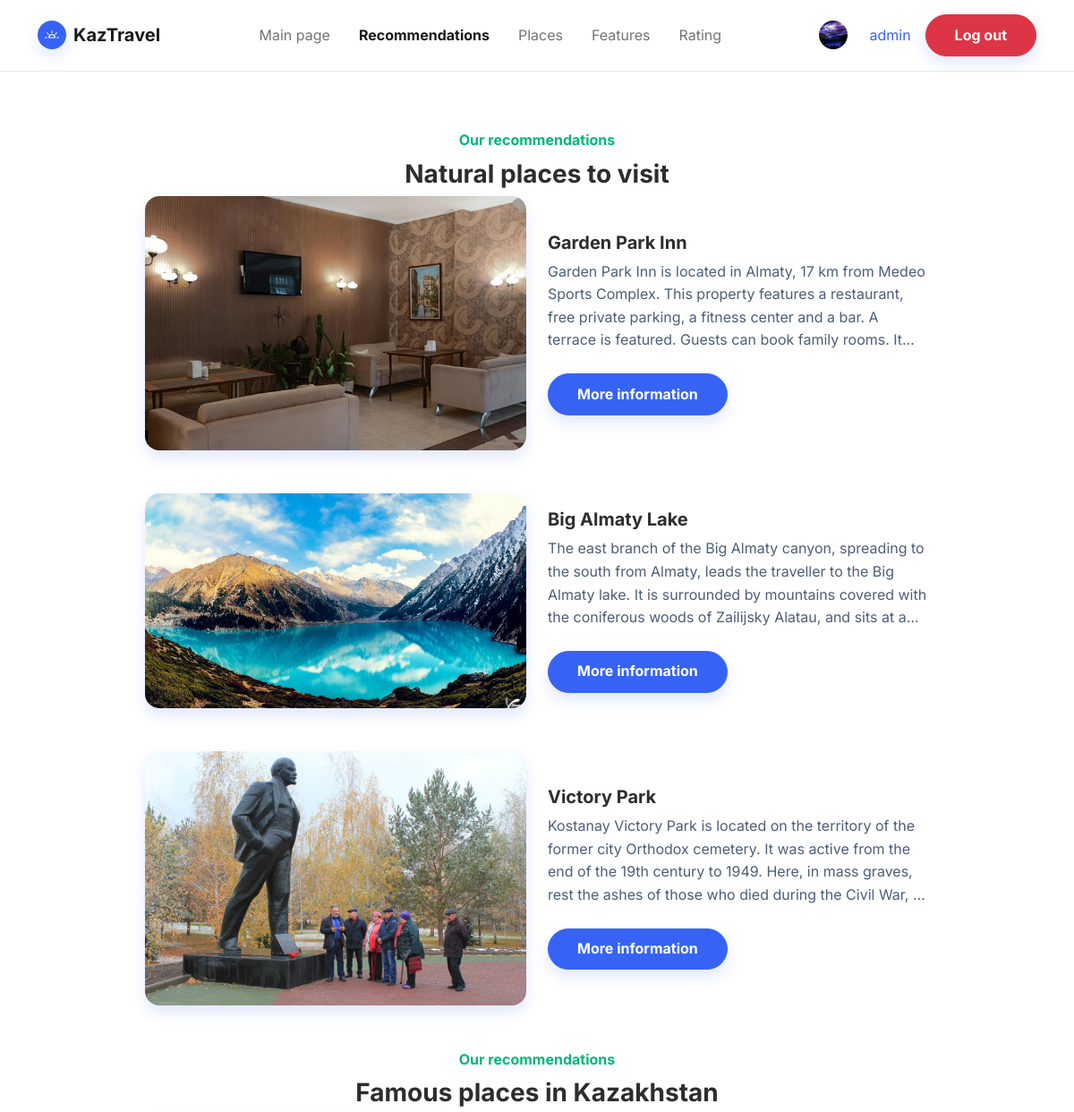
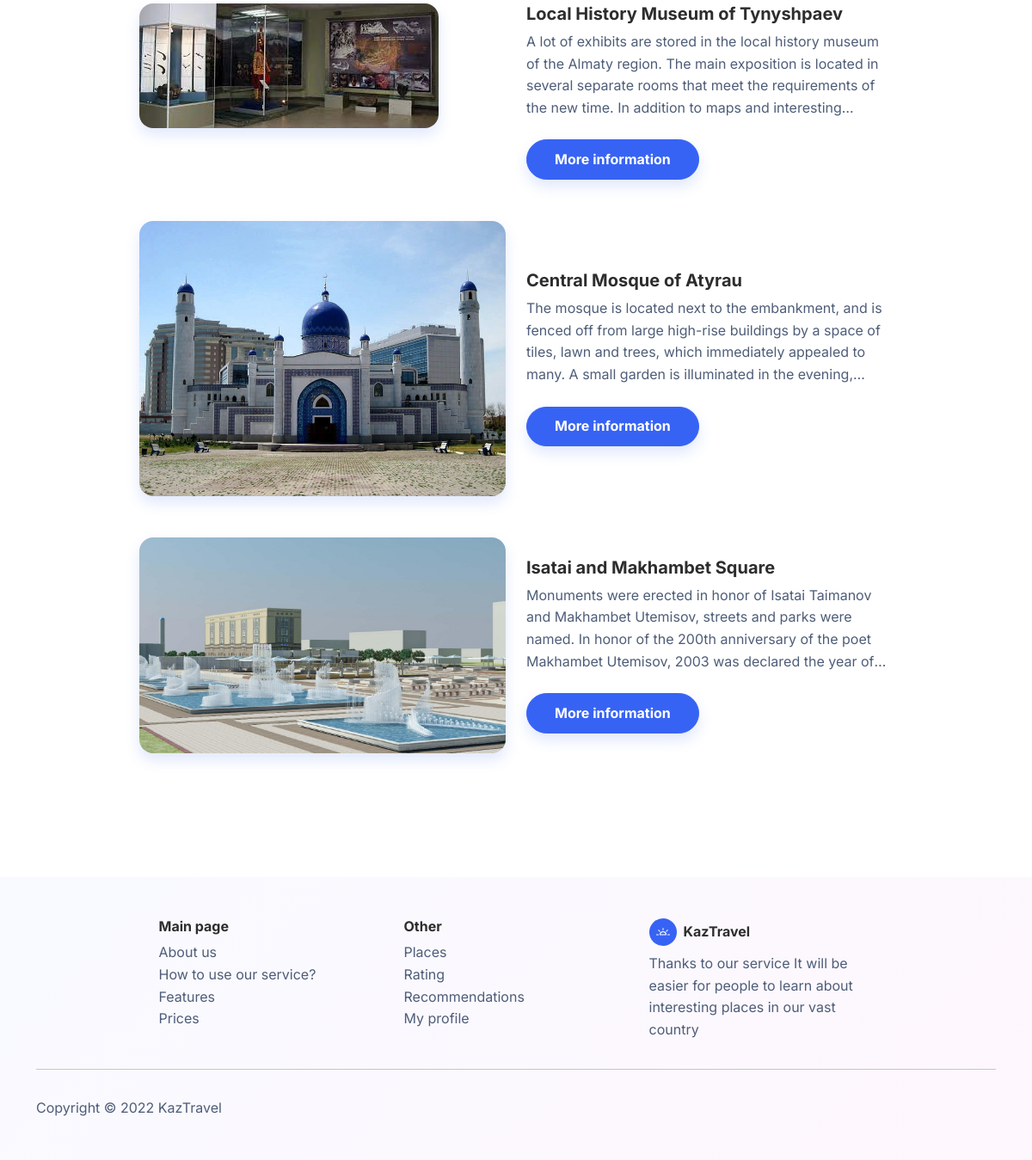
The page /recommendations (signed in) on the database its author committed (2 pictures, top to bottom).
### project/models.py (models this page shows, shortened)
class Profile(models.Model):
    user = models.OneToOneField(User, on_delete=models.CASCADE)
    username = models.CharField(max_length=25, default='user')
    firstname = models.CharField(max_length=25, default='firstname', blank=False)
    lastname = models.CharField(max_length=25, default='lastname', blank=False)
    auth_token = models.CharField(max_length=100)
    is_verified = models.BooleanField(default=False)
    created_at = models.DateTimeField(auto_now_add=True)
    avatar = ImageField(verbose_name='Photo', null=True, max_length=100, upload_to='images/avatars', default='images/avatars/user.webp')

class Places(models.Model):
    name = models.TextField(verbose_name='Name:', max_length=300)
    description = models.TextField(verbose_name='Description:', max_length=1000)
    price = models.TextField(verbose_name='Price:', max_length=50)
    city = models.CharField(verbose_name='City', choices=City, max_length=40)
    type = models.CharField(verbose_name='Type', choices=Type, max_length=40)
    recommend_1 = models.BooleanField(default=False)
    recommend_2 = models.BooleanField(default=False)
    visits = models.IntegerField(default=0)
    pic = ImageField(verbose_name='Picture', null=True, blank=True, max_length=100, upload_to='images/places', default='images/places/default_place.png')
    class Meta:
        verbose_name = 'Place'
        verbose_name_plural = 'Places'

### project/views.py (the view)
# urls.py: path('recommendations', recommendations, name="recommendations"),
@login_required(login_url='/login/')
def recommendations(request):
    context = {
        'profile': Profile.objects.filter(username=request.user.username).first(),
        'places_1': Places.objects.filter(recommend_1='True').all()[:5],
        'places_2': Places.objects.filter(recommend_2='True').all()[:5]
    }
    return render(request, 'recommendations.html', context)

### project/templates/recommendations.html (shortened to what this page needs)
<!doctype html>
<html lang="en">
<head>
    {% load static %}
    <link href="https://cdn.jsdelivr.net/npm/bootstrap@5.1.3/dist/css/bootstrap.min.css" rel="stylesheet">
     <link href="{% static 'css/recomendations.css' %}" rel="stylesheet" type="text/css">
     <link href="{% static 'css/bootstrap.min.css' %}" rel="stylesheet" type="text/css">
</head>
<body>
<nav class="navbar navbar-light navbar-expand-md fixed-top navbar-shrink py-3" id="mainNav">
    <div class="container"><a class="navbar-brand d-flex align-items-center" href="/"><span
            class="bs-icon-sm bs-icon-circle bs-icon-primary shadow d-flex justify-content-center align-items-center me-2 bs-icon"></span><span>KazTravel</span></a>
        <div class="collapse navbar-collapse" id="navcol-1">
            <ul class="navbar-nav mx-auto">
                <li class="nav-item"><a class="nav-link" href="/">Main page</a></li>
                <li class="nav-item"><a class="nav-link active" href="/recommendations">Recommendations</a></li>
                <li class="nav-item"><a class="nav-link" href="/places">Places</a></li>
                <li class="nav-item"><a class="nav-link" href="/#features">Features</a></li>
                <li class="nav-item"><a class="nav-link" href="/rating">Rating</a></li>
            </ul>
           {% if not request.user.is_authenticated%}
            <a class="btn btn-primary shadow" role="button" href="/register">Sign up</a>
            {% else %}
            <a title="My profile" href="/profile"><img style="margin-left: 15px;" src="{{MEDIA_URL}}{{ profile.avatar.url}}" alt="" width="32" height="32" class="rounded-circle me-2"></a>
            <a title="My profile" href="/profile"><span class="nav-link">{{ request.user }}</span></a>
            <a class="btn btn-danger shadow" role="button" href="/logout">Log out</a>
            {% endif %}
        </div>
    </div>
</nav>
  <section class="py-5 mt-5">
    <div class="container py-5">
      <p class="fw-bold text-success mb-2" style="text-align: center;">Our recommendations</p>
      <h3 class="fw-bold" style="text-align: center;">Natural places to visit</h3>
       {% for i in places_1.all %}
      <div class="row row-cols-1 row-cols-md-2 mx-auto" style="max-width: 900px;">
        <div class="col mb-5"><img class="rounded img-fluid shadow" src="{{MEDIA_URL}}{{ i.pic.url}}"></div>
        <div class="col d-md-flex align-items-md-end align-items-lg-center mb-5">
          <div>
            <h5 class="fw-bold">{{ i.name }}</h5>
            <p class="text-muted mb-4 text-lim">{{ i.description }}</p>
            <a href="{% url 'place_detail' i.id %}"><button class="btn btn-primary shadow" type="button">More information</button></a>
          </div>
        </div>
      </div>
      {% endfor %}
      <p class="fw-bold text-success mb-2" style="text-align: center;">Our recommendations</p>
      <h3 class="fw-bold" style="text-align: center;">Famous places in Kazakhstan</h3>
       {% for j in places_2.all %}
      <div class="row row-cols-1 row-cols-md-2 mx-auto" style="max-width: 900px;">
        <div class="col mb-5"><img class="rounded img-fluid shadow" src="{{MEDIA_URL}}{{ j.pic.url}}"></div>
        <div class="col d-md-flex align-items-md-end align-items-lg-center mb-5">
          <div>
            <h5 class="fw-bold">{{ j.name }}</h5>
            <p class="text-muted mb-4 text-lim">{{ j.description }}</p>
            <a href="{% url 'place_detail' j.id %}"><button class="btn btn-primary shadow" type="button">More information</button></a>
          </div>
        </div>
      </div>
      {% endfor %}
    </div>
  </section>
  <footer class="bg-primary-gradient">
    <div class="container py-4 py-lg-5">
        <div class="row justify-content-center">
            <div class="col-sm-4 col-md-3 text-center text-lg-start d-flex flex-column item">
                <h3 class="fs-6 fw-bold">Main page</h3>
                <ul class="list-unstyled">
                    <li><a href="/#about_us">About us</a></li>
                    <li><a href="/#how_to_use_our_service">How to use our service?</a></li>
                    <li><a href="/#features">Features</a></li>
                    <li><a href="/#prices">Prices</a></li>
                </ul>
            </div>
            <div class="col-sm-4 col-md-3 text-center text-lg-start d-flex flex-column item">
                <h3 class="fs-6 fw-bold">Other</h3>
                <ul class="list-unstyled">
                    <li><a href="/places">Places</a></li>
                    <li><a href="/rating">Rating</a></li>
                    <li><a href="/recommendations">Recommendations</a></li>
                    <li><a href="/profile">My profile</a></li>
                </ul>
            </div>
            <div
                    class="col-lg-3 text-center text-lg-start d-flex flex-column align-items-center order-first align-items-lg-start order-lg-last item social">
                <div class="fw-bold d-flex align-items-center mb-2"><span
                        class="bs-icon-sm bs-icon-circle bs-icon-primary d-flex justify-content-center align-items-center bs-icon me-2"></span><span>KazTravel</span></div>
                <p class="text-muted copyright">Thanks to our service It will be easier for people to learn about interesting places in our vast country<br></p>
            </div>
        </div>
        <hr>
        <div class="text-muted d-flex justify-content-between align-items-center pt-3">
            <p class="mb-0">Copyright © 2022 KazTravel</p>
        </div>
    </div>
</footer>
</body>
</html>

### project/static/css/recomendations.css (style rules this page uses)
.text-lim { overflow: hidden; text-overflow: ellipsis; display: -moz-box; -moz-box-orient: vertical; display: -webkit-box; -webkit-line-clamp: 4; -webkit-box-orient: vertical; line-clamp: 4; box-orient: vertical; }

### rows shown on the page
Profile: avatar (picture)
Places: pic (picture), name "Garden Park Inn", description "Garden Park Inn is located in Almaty, 17 km from Medeo Sports Complex. This property features a restaurant, free private parking, a fitness center and a bar. A terrace is featured. Guests can book family rooms.…"
Places: pic (picture), name "Big Almaty Lake", description "The east branch of the Big Almaty canyon, spreading to the south from Almaty, leads the traveller to the Big Almaty lake. It is surrounded by mountains covered with the coniferous woods of Zailijsky Alatau, and sits at…"
Places: pic (picture), name "Victory Park", description "Kostanay Victory Park is located on the territory of the former city Orthodox cemetery. It was active from the end of the 19th century to 1949. Here, in mass graves, rest the ashes of those who died during the Civil War,…"
Places: pic (picture), name "Local History Museum of Tynyshpaev", description "A lot of exhibits are stored in the local history museum of the Almaty region. The main exposition is located in several separate rooms that meet the requirements of the new time. In addition to maps and…"
Places: pic (picture), name "Central Mosque of Atyrau", description "The mosque is located next to the embankment, and is fenced off from large high-rise buildings by a space of tiles, lawn and trees, which immediately appealed to many. A small garden is illuminated in the…"
Places: pic (picture), name "Isatai and Makhambet Square", description "Monuments were erected in honor of Isatai Taimanov and Makhambet Utemisov, streets and parks were named. In honor of the 200th anniversary of the poet Makhambet Utemisov, 2003 was declared the year…"

### other values the page prints
{{ request.user }} "admin"
